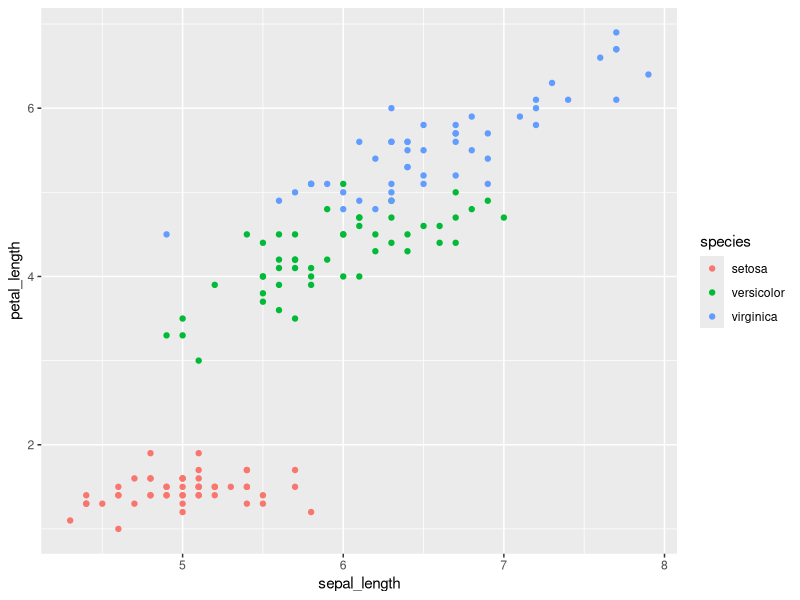
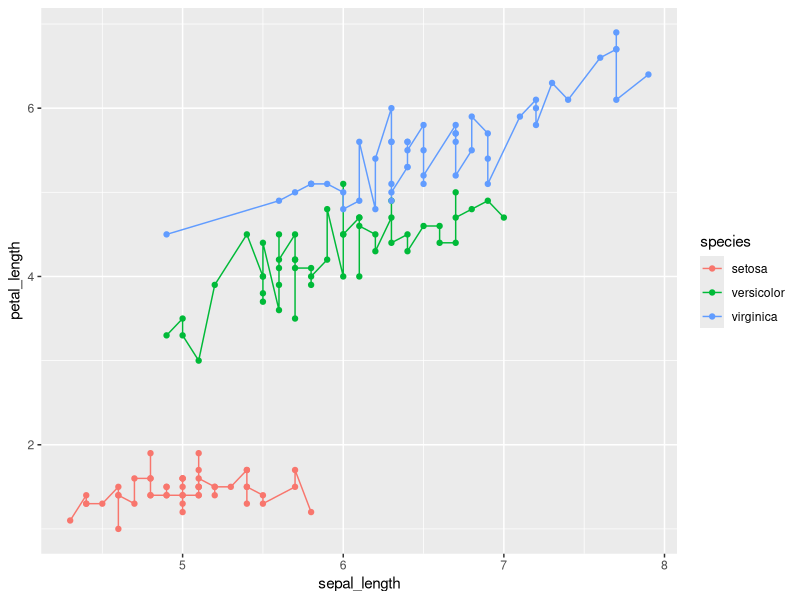
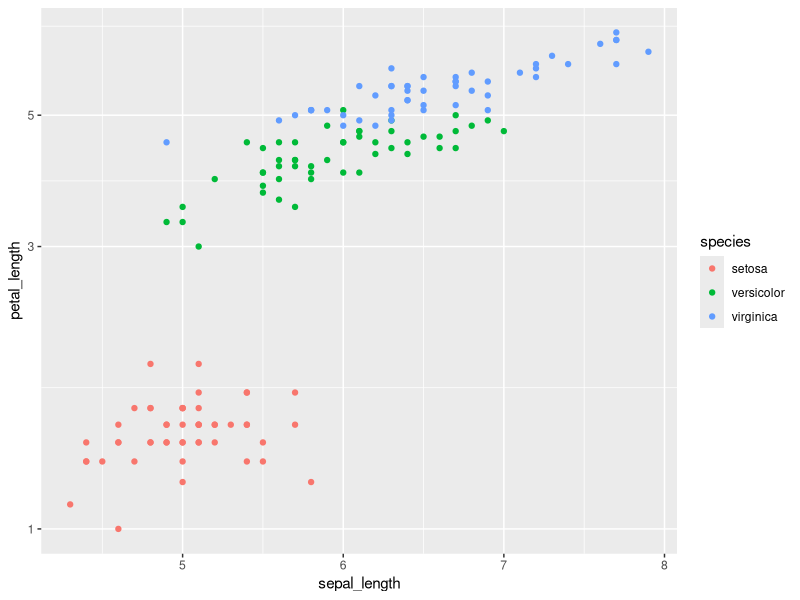
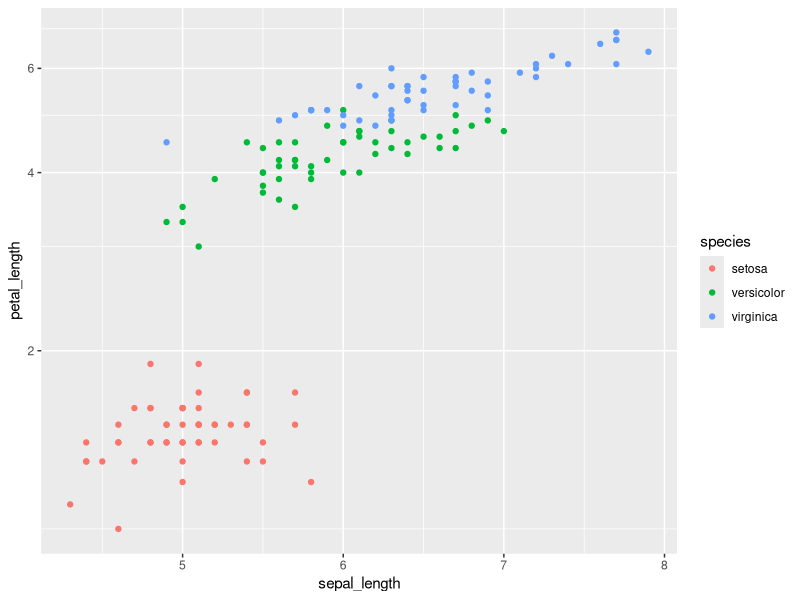
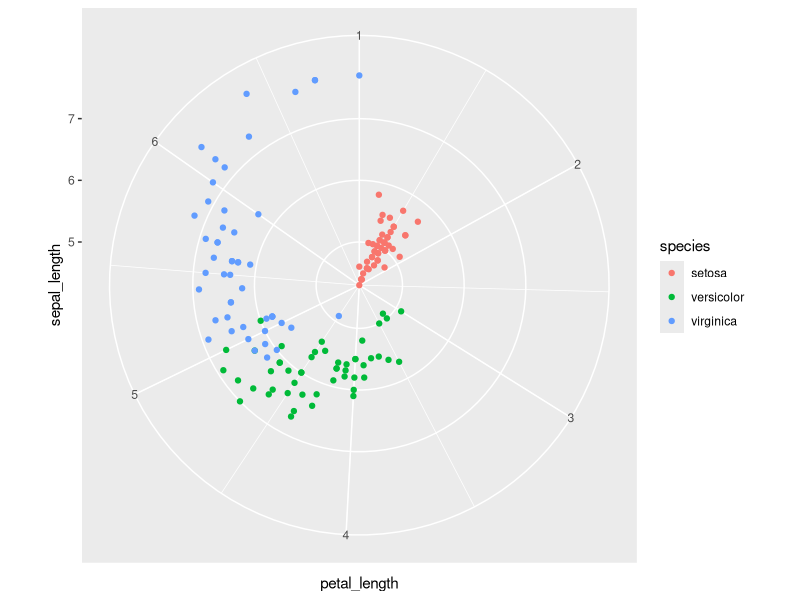
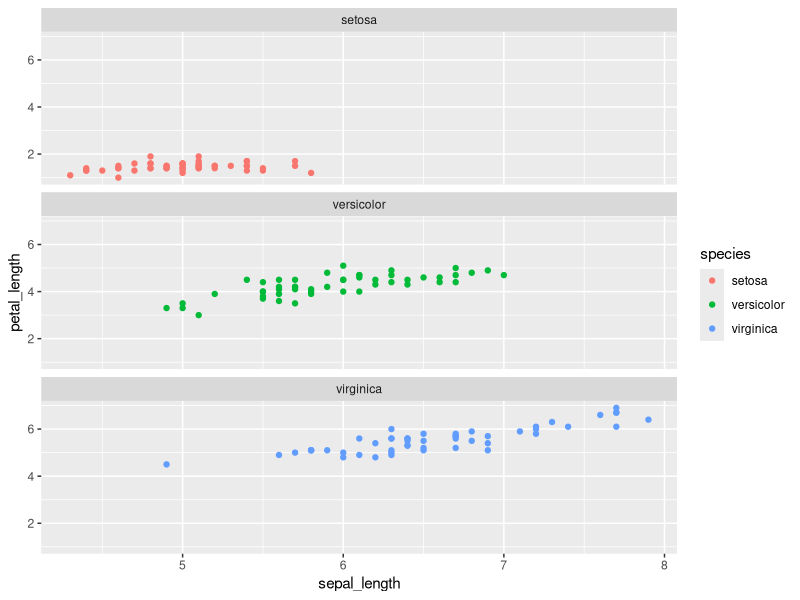
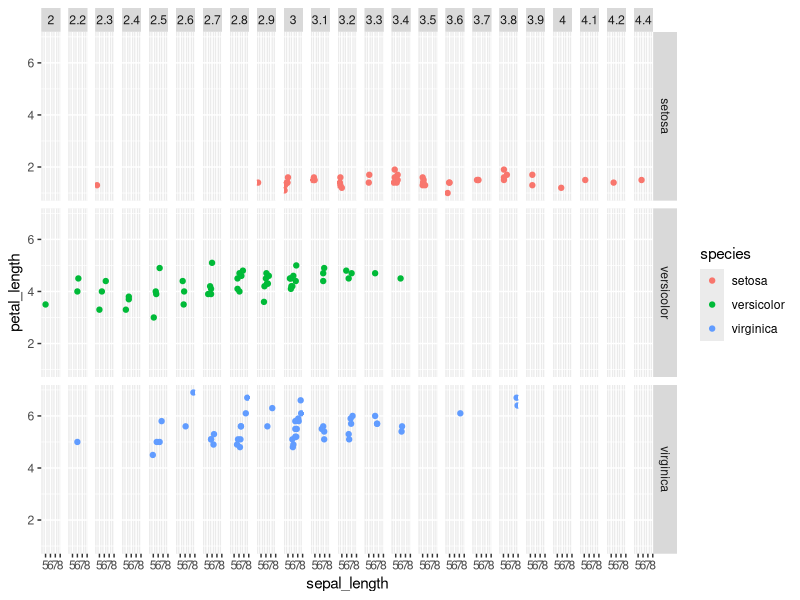

Reproduce these figures in R, in order.
# ggplot2
# =======
# install.packages("ggplot2")
library("ggplot2")
library("dplyr")
library("readr")

# we use iris in this practice
df_iris <- iris %>%
    rename_with(~ tolower(gsub(".", "_", .x, fixed = TRUE)))

# data and aesthetic mappings ---------------------------------------------
ggplot(df_iris, aes(x = sepal_length, y = petal_length, color = species)) +
    geom_point()


# geometric objects --------------------------------------------------------
# https://ggplot2.tidyverse.org/reference/
ggplot(df_iris, aes(x = sepal_length, y = petal_length, color = species)) +
    geom_line() +
    geom_point()


# scale: scale_y_log10 ----------------------------------------------------
ggplot(df_iris, aes(x = sepal_length, y = petal_length, color = species)) +
    geom_point() +
    scale_y_log10()


# transformation: coord_trans ---------------------------------------------
ggplot(df_iris, aes(x = sepal_length, y = petal_length, color = species)) +
    geom_point() +
    coord_trans(y = "log10")


# polar coordinate: coord_polar -------------------------------------------
ggplot(df_iris, aes(x = sepal_length, y = petal_length, color = species)) +
    geom_point() +
    coord_polar(theta = "y")


# facet -------------------------------------------------------------------
# facet_wrap, facet_grid
ggplot(df_iris, aes(x = sepal_length, y = petal_length, color = species)) +
    geom_point() +
    facet_wrap(vars(species), nrow = 3)

fig <- ggplot(df_iris, aes(x = sepal_length, y = petal_length, color = species)) +
    geom_point() +
    facet_grid(rows = vars(species), cols = vars(sepal_width))


# save figures: ggsave ----------------------------------------------------
ggsave("graph.png", plot = fig)
